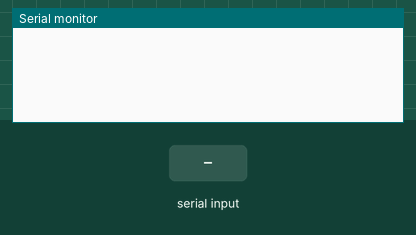
Simulated run of this sketch. Board: ESP8266 (NodeMCU). On the bench: the last lines printed to the serial monitor. Inputs (shaded band) come from the test bench. WiFi joins after 1.5 s; servers stay silent unless stated.

Above: at 3.0 s.
3.1 s: "1" received over Serial
At 3.8 s:
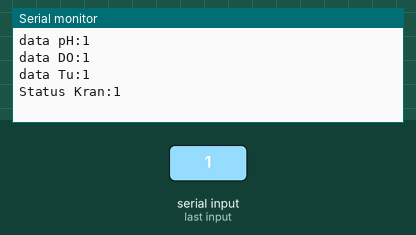
4.6 s: "0" received over Serial
At 5.8 s:
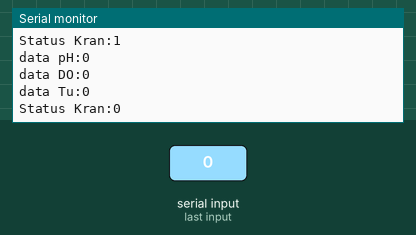
6.1 s: "2" received over Serial
At 7.3 s:
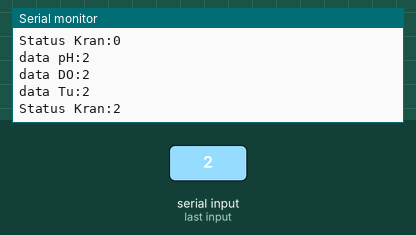

The sketch:

nodemcu_send_via_blynx_bk.ino
```cpp
//SoftwareSerial DebugSerial(2, 3); // RX, TX


#include <ESP8266WiFi.h>
#include <BlynkSimpleEsp8266.h>
#include <SimpleTimer.h>
SimpleTimer timer;

char auth[] = "0234093d03824eafbcf08a6770d82456";
char ssid[] = "OPPO A37f";
char pass[] = "12345678";
String myString;
char c;
int Index1,Index2,Index3,Index4,Index5;
String secondValue, thirdValue, fourthValue,fifthValue;

void sendSensor()
{
  String ph = secondValue;
  String d = thirdValue;
  String t = fourthValue;
  String kran = fifthValue;


  // You can send any value at any time.
  // Please don't send more that 10 values per second.
  Blynk.virtualWrite(V0, ph);
  Blynk.virtualWrite(V1, d);
  Blynk.virtualWrite(V2, t);
  Blynk.virtualWrite(V3, kran);


}

void setup()
{
  Serial.begin(9600);
  Blynk.begin(auth, ssid, pass);
    // Setup a function to be called every second
  timer.setInterval(1000L, sendSensor);
}

void loop()
{

    while(Serial.available()>0)
  {
    delay(10);
    c = Serial.read();
    myString +=c;
  }

  if(myString.length()>0)
  {
      Index1 = myString.indexOf('|');
      Index2 = myString.indexOf('|', Index1+1);
      Index3 = myString.indexOf('|', Index2+1);
      Index4 = myString.indexOf('|', Index3+1);
      Index5 = myString.indexOf('|', Index4+1);

      secondValue = myString.substring(Index1+1, Index2);
      thirdValue = myString.substring(Index2+1, Index3);
      fourthValue = myString.substring(Index3+1, Index4);
      fifthValue = myString.substring(Index4+1, Index5);

      Serial.println();
      Serial.print("data pH:");Serial.println(secondValue);
      Serial.print("data DO:");Serial.println(thirdValue);
      Serial.print("data Tu:");Serial.println(fourthValue);
      Serial.print("Status Kran:");Serial.println(fifthValue);
      myString="";
       delay(1000);
  }
  Blynk.run();
  timer.run(); // Initiates SimpleTimer
}
```

Measured:
- after the input at 3.1 s, the serial monitor: prints a new line at once (image 1)
- after the input at 4.6 s, the serial monitor: prints a new line at once (image 2)
- after the input at 6.1 s, the serial monitor: prints a new line at once (image 3)
